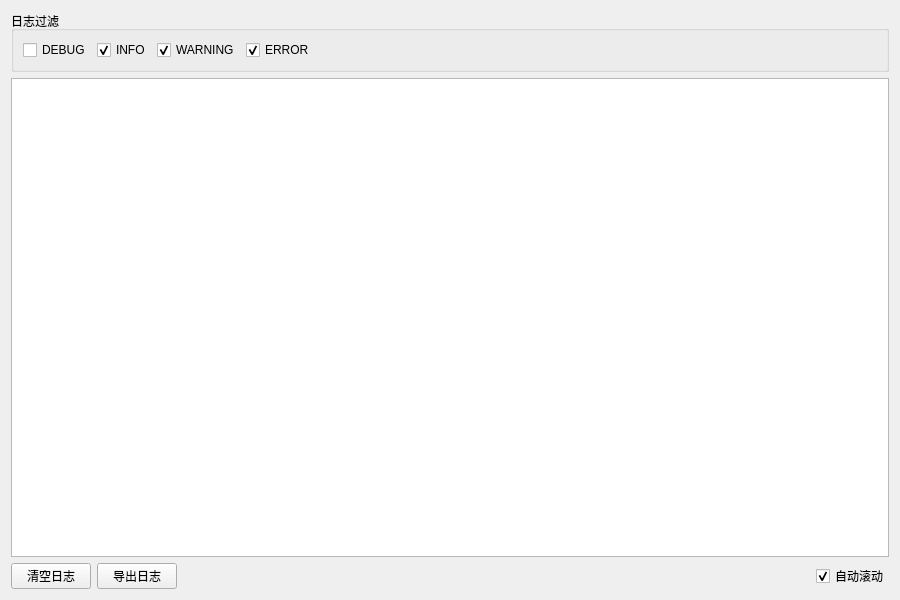
<?xml version="1.0" encoding="UTF-8"?>
<ui version="4.0">
 <class>LogWidget</class>
 <widget class="QWidget" name="LogWidget">
  <property name="geometry">
   <rect>
    <x>0</x>
    <y>0</y>
    <width>900</width>
    <height>600</height>
   </rect>
  </property>
  <property name="windowTitle">
   <string>日志管理</string>
  </property>
  <layout class="QVBoxLayout" name="verticalLayout">
   <item>
    <widget class="QGroupBox" name="groupBox">
     <property name="title">
      <string>日志过滤</string>
     </property>
     <layout class="QHBoxLayout" name="horizontalLayout">
      <item>
       <widget class="QCheckBox" name="checkDebug">
        <property name="text">
         <string>DEBUG</string>
        </property>
       </widget>
      </item>
      <item>
       <widget class="QCheckBox" name="checkInfo">
        <property name="text">
         <string>INFO</string>
        </property>
        <property name="checked">
         <bool>true</bool>
        </property>
       </widget>
      </item>
      <item>
       <widget class="QCheckBox" name="checkWarning">
        <property name="text">
         <string>WARNING</string>
        </property>
        <property name="checked">
         <bool>true</bool>
        </property>
       </widget>
      </item>
      <item>
       <widget class="QCheckBox" name="checkError">
        <property name="text">
         <string>ERROR</string>
        </property>
        <property name="checked">
         <bool>true</bool>
        </property>
       </widget>
      </item>
      <item>
       <spacer name="horizontalSpacer">
        <property name="orientation">
         <enum>Qt::Horizontal</enum>
        </property>
        <property name="sizeHint" stdset="0">
         <size>
          <width>40</width>
          <height>20</height>
         </size>
        </property>
       </spacer>
      </item>
     </layout>
    </widget>
   </item>
   <item>
    <widget class="QTableWidget" name="tableWidget">
     <property name="alternatingRowColors">
      <bool>true</bool>
     </property>
     <property name="selectionMode">
      <enum>QAbstractItemView::SingleSelection</enum>
     </property>
     <property name="selectionBehavior">
      <enum>QAbstractItemView::SelectRows</enum>
     </property>
    </widget>
   </item>
   <item>
    <layout class="QHBoxLayout" name="horizontalLayout_2">
     <item>
      <widget class="QPushButton" name="btnClear">
       <property name="text">
        <string>清空日志</string>
       </property>
      </widget>
     </item>
     <item>
      <widget class="QPushButton" name="btnExport">
       <property name="text">
        <string>导出日志</string>
       </property>
      </widget>
     </item>
     <item>
      <spacer name="horizontalSpacer_2">
       <property name="orientation">
        <enum>Qt::Horizontal</enum>
       </property>
       <property name="sizeHint" stdset="0">
        <size>
         <width>40</width>
         <height>20</height>
        </size>
       </property>
      </spacer>
     </item>
     <item>
      <widget class="QCheckBox" name="checkAutoScroll">
       <property name="text">
        <string>自动滚动</string>
       </property>
       <property name="checked">
        <bool>true</bool>
       </property>
      </widget>
     </item>
    </layout>
   </item>
  </layout>
 </widget>
 <resources/>
 <connections/>
</ui>
